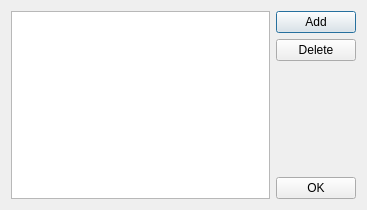
<?xml version="1.0" encoding="UTF-8"?>
<ui version="4.0">
 <class>JuickJidDialog</class>
 <widget class="QDialog" name="JuickJidDialog">
  <property name="windowModality">
   <enum>Qt::WindowModal</enum>
  </property>
  <property name="geometry">
   <rect>
    <x>0</x>
    <y>0</y>
    <width>367</width>
    <height>210</height>
   </rect>
  </property>
  <property name="windowTitle">
   <string>Set JIDs of Juick Bot</string>
  </property>
  <layout class="QHBoxLayout" name="horizontalLayout">
   <item>
    <widget class="QListWidget" name="listWidget"/>
   </item>
   <item>
    <layout class="QVBoxLayout" name="verticalLayout">
     <item>
      <widget class="QPushButton" name="pb_add">
       <property name="text">
        <string>Add</string>
       </property>
      </widget>
     </item>
     <item>
      <widget class="QPushButton" name="pb_del">
       <property name="text">
        <string>Delete</string>
       </property>
      </widget>
     </item>
     <item>
      <spacer name="verticalSpacer">
       <property name="orientation">
        <enum>Qt::Vertical</enum>
       </property>
       <property name="sizeHint" stdset="0">
        <size>
         <width>20</width>
         <height>40</height>
        </size>
       </property>
      </spacer>
     </item>
     <item>
      <widget class="QPushButton" name="pb_ok">
       <property name="text">
        <string>OK</string>
       </property>
      </widget>
     </item>
    </layout>
   </item>
  </layout>
 </widget>
 <resources/>
 <connections/>
</ui>
